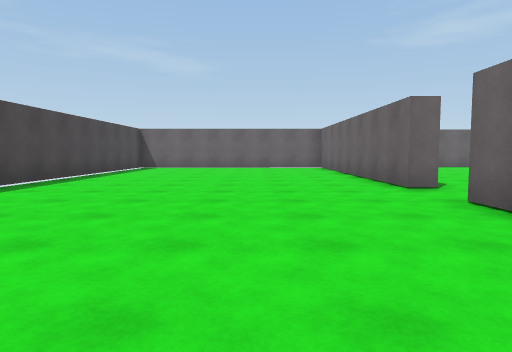
View 1 (above)

17 first-person views from a walk through a scene from a Unity 3-D project. The camera is 1.2 m above the floor, tilts 4° down and sees 75° across. The floor is counted in squares, 2 m on a side. Each view is taken from the middle of a square. On the plan, view 1 faces up. The plan holds only what a view shows up to about 10 squares ahead; the rest is blank. The player character is not drawn. Surface patterns are stand-ins for the level's own textures.

View 2
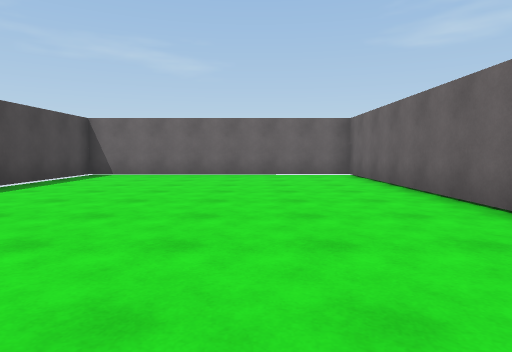

View 3
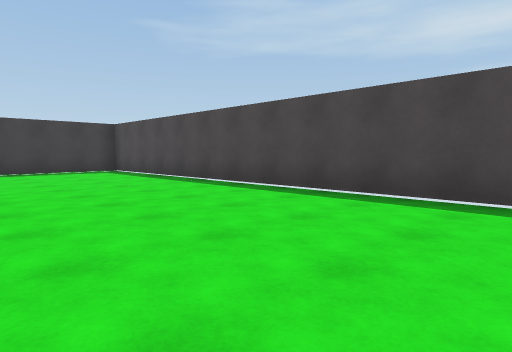

View 4
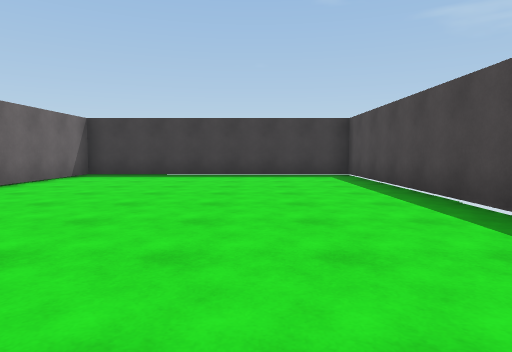

View 5
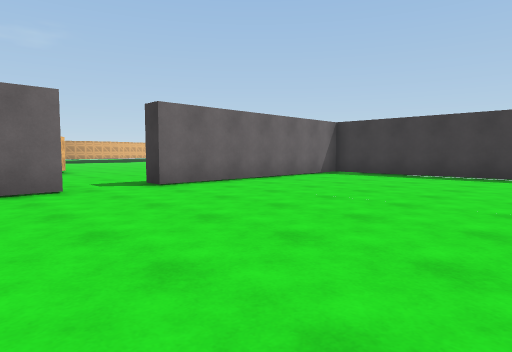

View 6
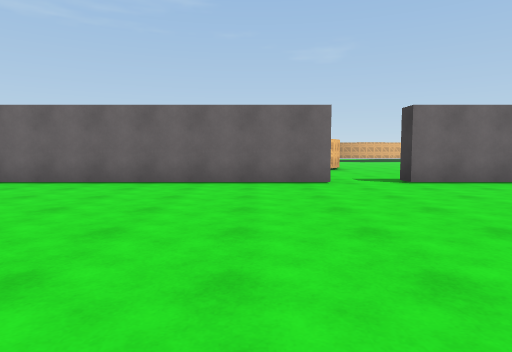

View 7
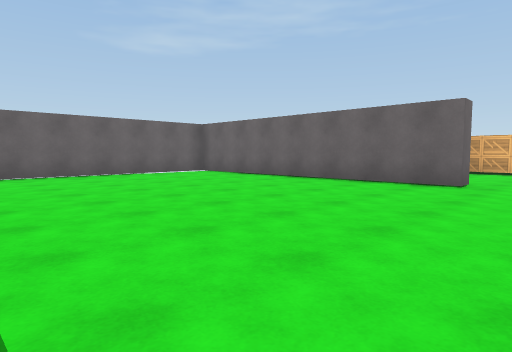

View 8
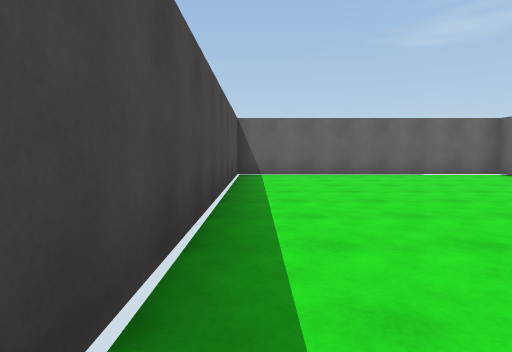

View 9
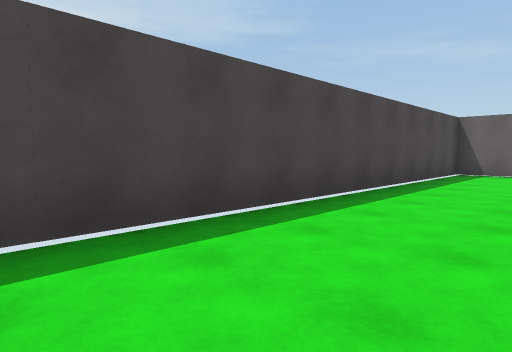

View 10
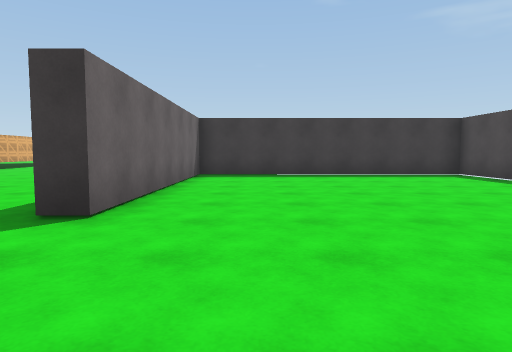

View 11
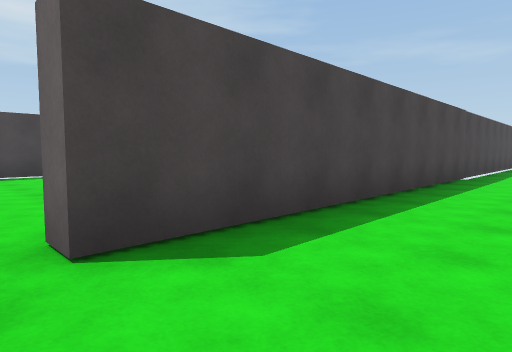

View 12
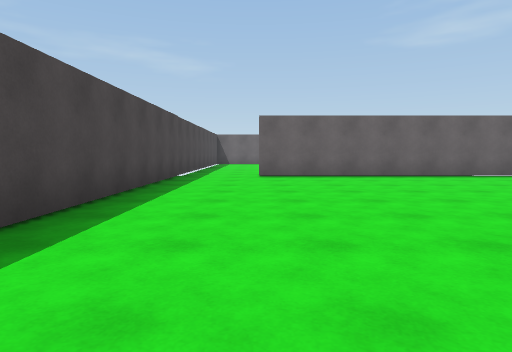

View 13
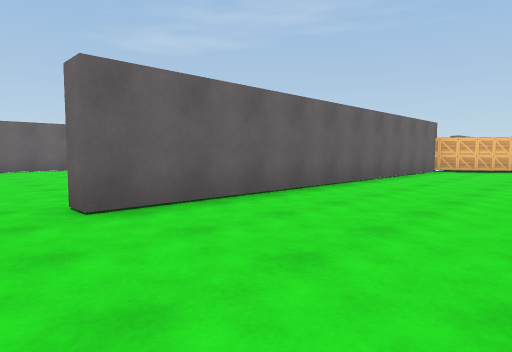

View 14
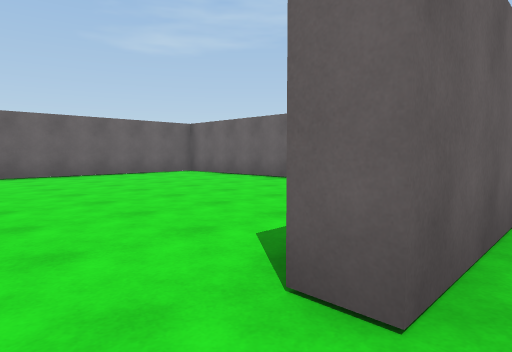

View 15
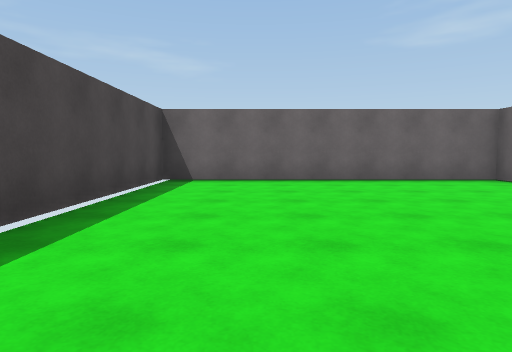

View 16
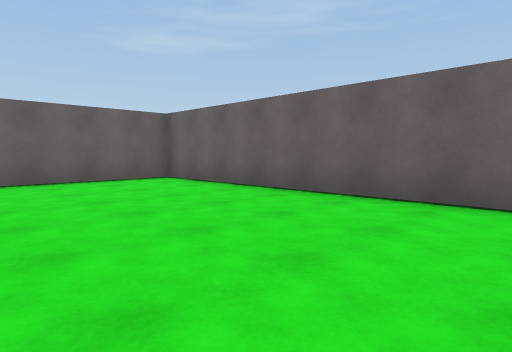

View 17
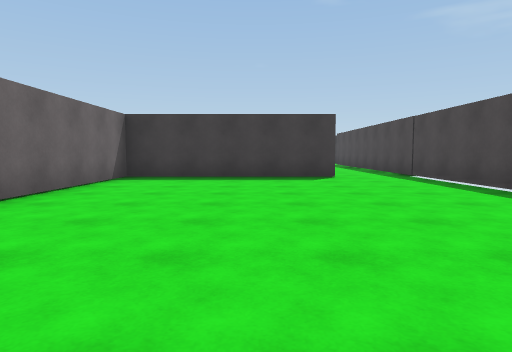

### Floor plan
Ten units are one square. View 1 is at (0, 0); x grows to the right and y downward. Boxes are objects, and circles mark ways between rooms. Rooms are numbered by the first view taken in them; rooms with no view inside come last. Other rooms are left out.
<svg viewBox="-50 -226 219 351">
<path fill="none" stroke="#000" d="M25 -55 25 -130 -45 -130 -45 20 25 20 25 -40M82 -39 77 -42M69 -54 68 -58 69 -65M25 -40 31 -40M164 -116 159 -122 157 -125M149 -134 51 -134 51 -139M30 -144 30 -55 25 -55M51 -139 102 -139 102 -221 30 -221 30 -144"/>
<circle cx="30" cy="-45" r="3" fill="#2a7"/>
<circle cx="45" cy="-140" r="3" fill="#2a7"/>
<text x="-10" y="-60">1</text>
<text x="120" y="120">2</text>
<text x="70" y="-190">3</text>
</svg>
Room 1 opens to room 2. Room 2 opens to room 3.

Where each view was taken, in squares from view 1:
view 1: 0 up, 0 right, facing up
view 2: 4 up, 0 right, facing up
view 3: 9 up, 0 right, facing down-left
view 4: 7 up, 2 left, facing down
view 5: 7 up, 3 left, facing down-right
view 6: 7 up, 4 left, facing right
view 7: 4 up, 4 left, facing up-right
view 8: 4 up, 4 left, facing up
view 9: 3 up, 2 left, facing up-left
view 10: 7 up, 1 right, facing down
view 11: 5 up, 5 right, facing up-left
view 12: 5 up, 5 right, facing up
view 13: 10 up, 4 right, facing up-right
view 14: 13 up, 4 right, facing up-right
view 15: 15 up, 5 right, facing up
view 16: 15 up, 6 right, facing up-right
view 17: 22 up, 7 right, facing down
